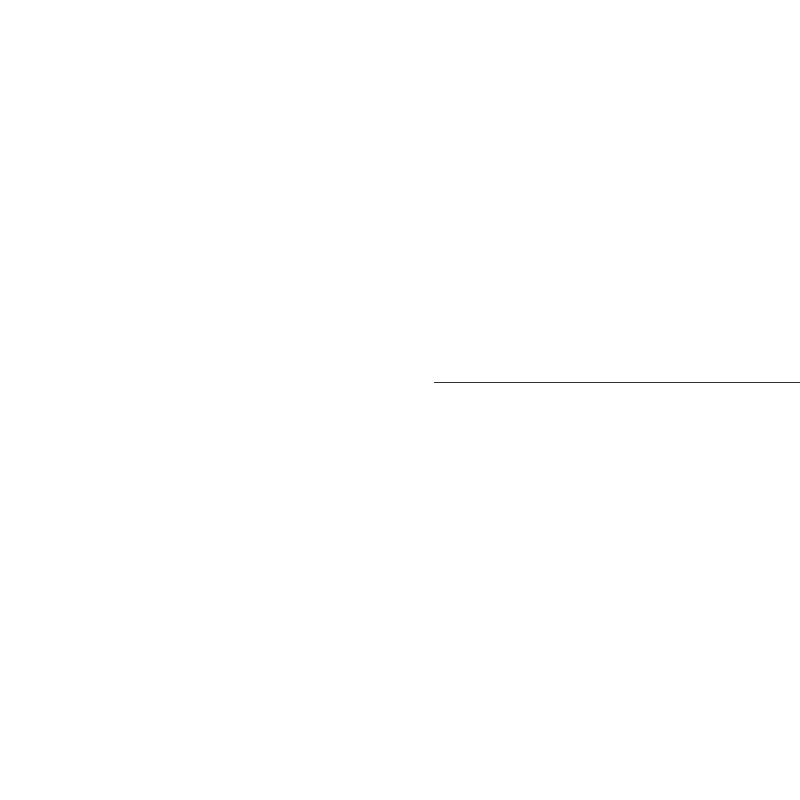
Frame 1 (no input)
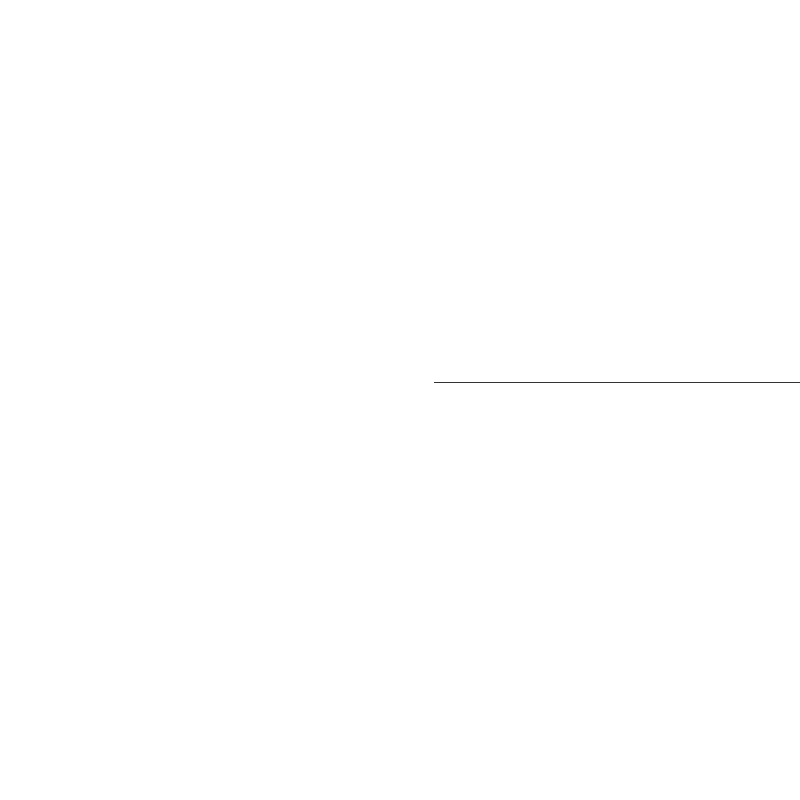
Frame 60 (the mouse pressed at the canvas centre just before this capture)
Frame 120 (the mouse held since frame 60 and released just before this capture): identical to frame 60, image omitted

The Processing sketch that drew these frames (run headless with seeded random() and noise(); from frame 60 on, the mouse is pressed at the canvas centre):

// Processing sketch: beziercruvesnomouse
// ── beziercruvesnomouse.pde
float a=0;
float b=0;
float t=0;
float l=random(5,860);
void setup()
{
  size(800, 800);
  background(255);
   
 }

void draw()
{
  smooth();
noFill();
 colorMode(RGB);
stroke(50);
  for( int i =0; i<3; i++){
    bezier(
    (width/2)+noise(3,7)*100, noise(2,9)*height, 
    width/2*l, noise(1)*height, 
   noise(2,6)*width+a, noise(1,4)*height-a, 
      noise(2,3)*width*l, noise(1,7)*height+b
  );
  }
 /* colorMode(HSB);
  stroke(a*1.4,90,b*40);
  for( int i =0; i<5; i++){
    bezier(
    (width/2)+random(400), random(height), 
    width/2+l, random(height)+b, 
    random(width)-b, random(height)+a, 
    random(width), random(height+b)
  );
  } */ 
    
a=0.1*l;
b=l/100.0;
delay(300);
t+=1;
  if(t==80){
    colorMode(RGB);
    background(255);
    t=0;
  }
  

}
